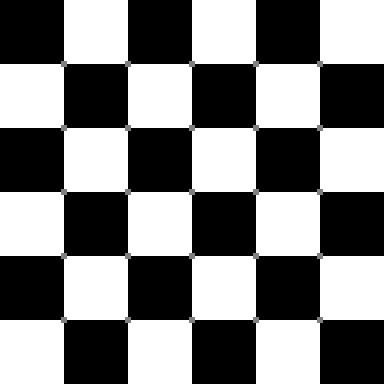
#> input picture homework/hw_2/output.png, 384 x 384 px
$ python harris_corners.py -i output.png
#> lines starting #> are read from the running program, lines starting #| are printed output that depends on the picture; after the words box and inside, x2 and y2 are one past the last pixel; in counts of white or black regions, pixels touching at a corner belong together
### homework/hw_2/harris_utils.py
#!/usr/bin/env python2.7

import numpy as np
from PIL import Image

class harris_utils():
    '''
    This is a simple class to implement the harris corner detector
    '''

    def __init__(self):
        '''
        Init variables
        '''

        self.window_size = 5
        self.trace_scale = 4e-2
        self.threshold = 1e-4
        self.img_width = 100
        self.img_height = 100
        self.sigma = 1
        self.img_path = ''
        self.corners_arr = []
        self.response_arr = []

    def gauss_ker(self):
        '''
        creates gaussian kernel
        '''

        ax = np.arange(-self.window_size // 2 + 1., self.window_size // 2 + 1.)
        xx, yy = np.meshgrid(ax, ax)
        self.kernel = np.array(np.exp(-(xx**2 + yy**2) / (2. * self.sigma**2)))

    def img_grad(self):
        '''
        find the gradient of the gray scale image
        '''

        self.dx = np.zeros((self.img_height, self.img_height))
        self.dy = np.zeros((self.img_height, self.img_width))

        for x in range(1, self.img_height - 1):
            for y in range(1, self.img_width - 1):
              self.dx[x,y] = float( int( self.gray_scale[x-1,y] ) -
                    int( self.gray_scale[x+1,y] )) / 255
              self.dy[x,y] = float( int( self.gray_scale[x,y-1] ) -
                      int( self.gray_scale[x,y+1] )) / 255

    def get_scatter(self, u, v):
        I_uu, I_uv, I_vv = (0,)*3

        for x in range(0, self.window_size):
            for y in range(0, self.window_size):
                dxi = self.dx[u + x - self.window_size / 2,
                        v + y - self.window_size / 2]
                dyi = self.dy[u + x - self.window_size / 2,
                        v + y - self.window_size / 2]
                kernel_xy = self.kernel[x][y]
                I_uu += kernel_xy * (dxi ** 2)
                I_uv += kernel_xy * (dxi * dyi)
                I_vv += kernel_xy * (dyi ** 2)
        return I_uu, I_uv, I_vv

    def corner_response(self, x, y):
        '''
        Calculate the response of image segment where, R = Det(M) - k(Tr(M)*Tr(M))
        '''

        I_uu, I_uv, I_vv = self.get_scatter(x, y)
        det = I_uu * I_vv - ( I_uv**2 )
        trace = I_uu + I_vv
        response = det - ( self.trace_scale * (trace ** 2));
        return response

    def find_corners(self):
        '''
        Harris corner detector
        '''

        self.window_size = int( self.window_size )
        for x in range(self.window_size/2, self.img_height - self.window_size/2):
            for y in range(self.window_size/2, self.img_width - self.window_size/2):
                if (self.corner_response(x,y) > self.threshold):
                    self.corners_arr.append((x, y))
                    self.response_arr.append( self.corner_response(x,y) )

    def display_corners(self):
        '''
        Display the corners found by the Harris detector on a new image
        '''

        for (x,y) in self.corners_arr:
            self.img_arr[x,y] = 127

        # Save an image with the corner locations
        Image.fromarray(self.img_arr).save(self.out_path)

    def write_corners(self):
        '''
        This is a helper method to print the top corners based on the response value
        '''

        out_arr = np.column_stack((np.asarray(self.corners_arr),
            np.asarray(self.response_arr)))
        sorted_arr = out_arr[np.argsort(-out_arr[:, 2])]
        np.savetxt('top_corners.txt', sorted_arr[0:100,:], delimiter=' ',
                fmt='%i %i %.3e')


    def harris(self):
        '''
        This is the main method.

        It will import the specified image, run the harris corner detector, saves
        a new image with the corners marked.
        '''

        try:
            self.image = Image.open(self.img_path)
        except:
            print '\n\n Oops! You need to provide an input image.  Try again... \n\n'
            exit()

        # Load img. and convert to gray scale
        self.img_width, self.img_height = self.image.size
        self.img_arr = np.array(self.image)
        self.gray_scale = np.array(self.image.convert('L'))

        # Generate Gaussian kernel
        self.gauss_ker()
        # Take the grad. of the image
        self.img_grad()
        # Find corners using Harris detector
        self.find_corners()
        # Display corners
        self.display_corners()
        # Write most likely corners to text file
        self.write_corners()

### homework/hw_2/harris_corners.py
#!/usr/bin/env python2.7

import os, sys, argparse

# Import harris_utils
sys.path.insert(0, os.getcwd())
import harris_utils

def main():
    '''
    Implement the Harris corner detector. For a list of input parameters, just
    run

        ./harris_corner.py -h
    '''

    # User inputs
    help_text = "Implementation of the Harris corder detector"
    parser = argparse.ArgumentParser(description=help_text)
    parser.add_argument('-w', type=int, action='store', dest="window", default=5,
    help="Size of window")
    parser.add_argument('-i', action='store', dest='img_path',
    help="Provide the image file name")
    parser.add_argument('-o', action='store', dest='out_path',default='output.png',
    help="Provide the output file name")
    parser.add_argument('-k', type=float, action='store', dest='trace_scale',    default=4e-2, help= "Provide the trace scaling parameter k in the constraints det(M)-kTr(M)")
    parser.add_argument('-t', type=float, action='store', dest='threshold',
    default=10000., help="Provide the corner response threshold")
    args = parser.parse_args()

    # Harris corner detector
    corner_detector = harris_utils.harris_utils()

    # Specify the user define input parameters
    corner_detector.window_size = args.window
    corner_detector.img_path = args.img_path
    corner_detector.out_path = args.out_path
    corner_detector.trace_scale = args.trace_scale
    corner_detector.threshold = 1./args.threshold

    # Run the Harris corner detector
    corner_detector.harris()
#> in harris, self.image is the input picture: PIL image 384x384 L; min 0, max 255, mean 127.5
#> after the loop in img_grad, `for x in range(1, self.img_height - 1):`:
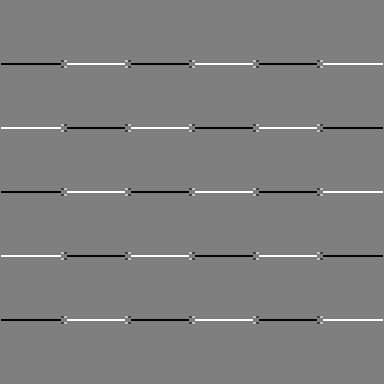
#> self.dx: shape (384, 384) float64; min -1, max 1, mean 0; drawn with min black and max white
#> after the loop in img_grad, `for x in range(1, self.img_height - 1):`:
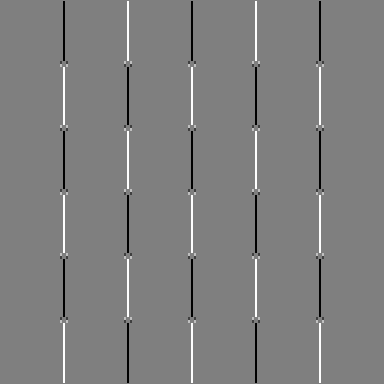
#> self.dy: shape (384, 384) float64; min -1, max 1, mean 0; drawn with min black and max white
#> after the loop in display_corners, `for (x,y) in self.corners_arr:`:
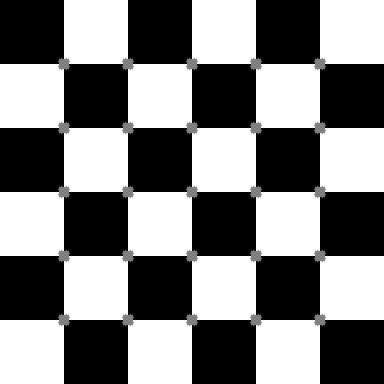
#> self.img_arr: shape (384, 384); 1.22% of pixels changed, all inside (x1, y1, x2, y2) = (58, 58, 326, 326)

if __name__=="__main__":
    main()
